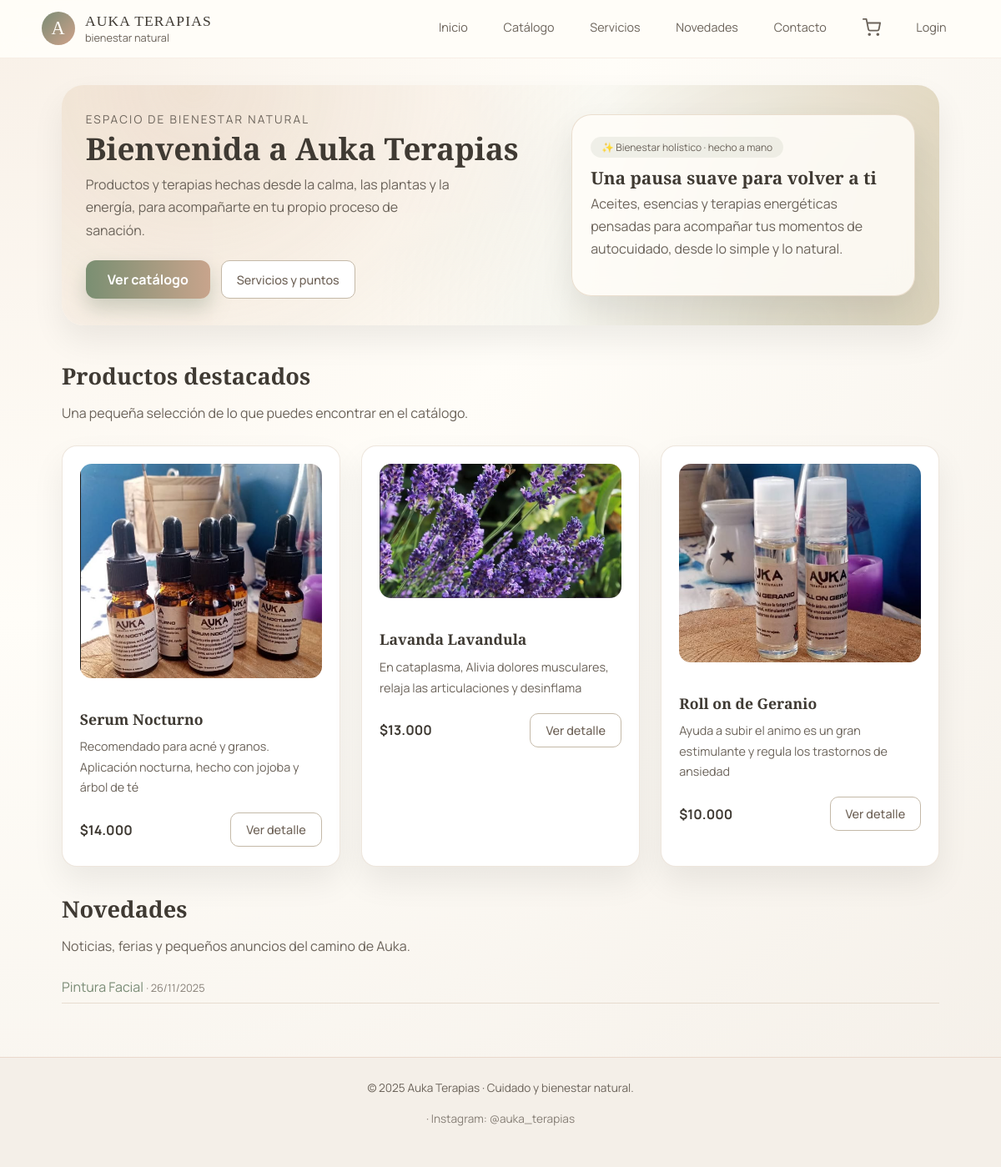
Before: / with the older database file.
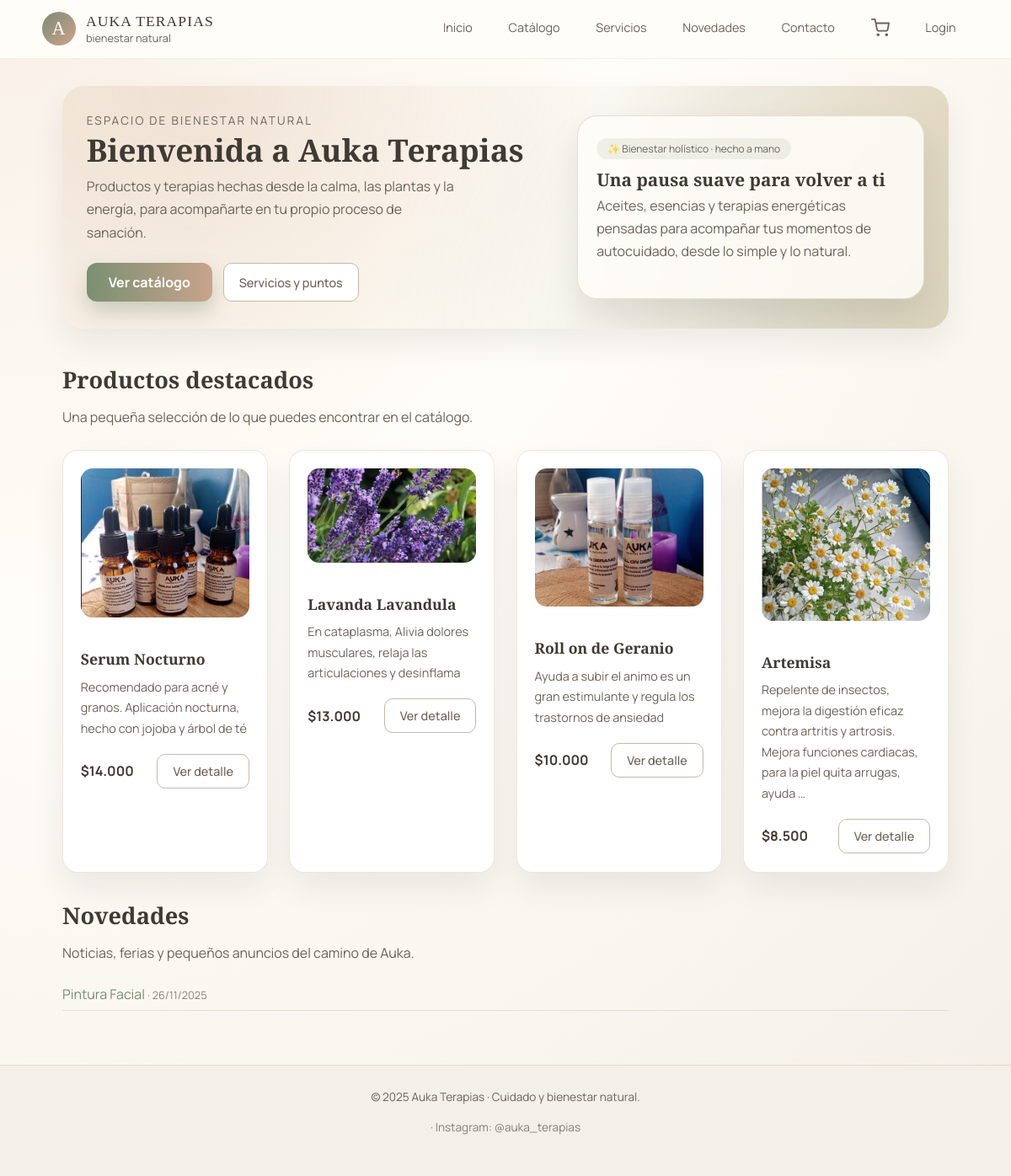
After: the same page with the newer database file.
### catalogo/models.py (models this page shows, shortened)
class Product(models.Model):
    TIPO_CHOICES = Category.TIPO_CHOICES
    tipo = models.CharField(max_length=10, choices=TIPO_CHOICES, default='catalogo')
    categoria = models.ForeignKey(Category, on_delete=models.CASCADE, related_name='productos')
    nombre = models.CharField(max_length=50)
    descripcion = models.TextField(max_length=255)
    precio = models.DecimalField(max_digits=10, decimal_places=2)
    imagen = models.ImageField(upload_to='productos/', blank=True, null=True)
    stock = models.PositiveIntegerField(default=0)
    activo = models.BooleanField(default=True)
    destacado = models.BooleanField(default=False, verbose_name="¿Destacado en Home?")

### novedades/models.py (models this page shows, shortened)
class NewsItem(models.Model):
    titulo = models.CharField(max_length=100)
    contenido = models.TextField()
    creado_en = models.DateTimeField(auto_now_add=True)
    actualizado_en = models.DateTimeField(auto_now=True)
    publicado = models.BooleanField(default=True)
    fecha_expiracion = models.DateField(null=True, blank=True, verbose_name="Fecha de expiración")
    class Meta:
        verbose_name = 'Noticia'
        verbose_name_plural = 'Noticias'
        ordering = ['-creado_en']

### core/views.py (the view)
# urls.py: path('', views.home, name='home'),
def home(request):
    productos_destacados = Product.objects.filter(
        activo=True,
        stock__gt=0,
        destacado=True
    )[:4]
    noticias_recientes = NewsItem.objects.filter(publicado=True)[:3]
    return render(request, 'core/home.html', {
        'productos_destacados': productos_destacados,
        'noticias_recientes': noticias_recientes,
    })

### carrito/context_processors.py (called while the page is built)
def contador_carrito(request):
    cart = request.session.get('cart', {})
    total_items = sum(cart.values())
    return {'total_items': total_items}

### core/templatetags/filtros_extra.py (called while the page is built)
@register.filter
def clp(value):
    try:
        value = int(value)
        return "${:,.0f}".format(value).replace(",", ".")
    except (ValueError, TypeError):
        return value

### core/templates/core/home.html
{% extends 'core/base.html' %}
{% load filtros_extra %}{% block title %}Inicio - Auka Terapias{% endblock %}
{% block content %}
<section class="hero">
    <div class="hero-inner">
        <div>
            <div class="hero-eyebrow">espacio de bienestar natural</div>
            <h1 class="hero-title">Bienvenida a Auka Terapias</h1>
            <p class="hero-subtitle">
                Productos y terapias hechas desde la calma, las plantas y la energía,
                para acompañarte en tu propio proceso de sanación.
            </p>
            <div class="hero-cta">
                <a href="{% url 'catalogo:producto_lista' %}" class="btn btn-primary">
                    Ver catálogo
                </a>
                <a href="{% url 'servicios:servicios' %}" class="btn btn-ghost">
                    Servicios y puntos
                </a>
            </div>
        </div>
        <div class="hero-card">
            <div class="hero-badge">
                ✨ Bienestar holístico · hecho a mano
            </div>
            <h3 class="hero-card-title">Una pausa suave para volver a ti</h3>
            <p>
                Aceites, esencias y terapias energéticas pensadas para acompañar
                tus momentos de autocuidado, desde lo simple y lo natural.
            </p>
        </div>
    </div>
</section>
<section>
    <h2>Productos destacados</h2>
    <p>Una pequeña selección de lo que puedes encontrar en el catálogo.</p>
    <div class="grid">
        {% for producto in productos_destacados %}
            <article class="card">
                {% if producto.imagen %}
                    <a href="{% url 'catalogo:producto_detalles' producto.pk %}" style="display:block; margin-bottom: 1rem;">
                        <img src="{{ producto.imagen.url }}" alt="{{ producto.nombre }}">
                    </a>
                {% endif %}
                <h3>{{ producto.nombre }}</h3>
                <p>{{ producto.descripcion|truncatewords:20 }}</p>
                <div class="card-footer">
                    <span><strong>{{ producto.precio|clp }}</strong></span>
                    <a href="{% url 'catalogo:producto_detalles' producto.pk %}" class="btn btn-ghost">
                        Ver detalle
                    </a>
                </div>
            </article>
        {% empty %}
            <p>No hay productos aún.</p>
        {% endfor %}
    </div>
</section>
<section>
    <h2>Novedades</h2>
    <p>Noticias, ferias y pequeños anuncios del camino de Auka.</p>
    <ul class="list-clean">
        {% for noticia in noticias_recientes %}
            <li>
                <a href="{% url 'novedades:novedades_detalles' noticia.pk %}">
                    {{ noticia.titulo }}
                </a>
                <span class="meta"> · {{ noticia.creado_en|date:"d/m/Y" }}</span>
            </li>
        {% empty %}
            <li>No hay noticias aún.</li>
        {% endfor %}
    </ul>
</section>
{% endblock %}

Changed rows visible on the page:
now on this page (row edited): Product: imagen (picture), nombre "Artemisa", descripcion "Repelente de insectos, mejora la digestión eficaz contra artritis y artrosis. Mejora funciones cardiacas, para la piel quita arrugas, ayuda …", precio|clp "$8.500"
